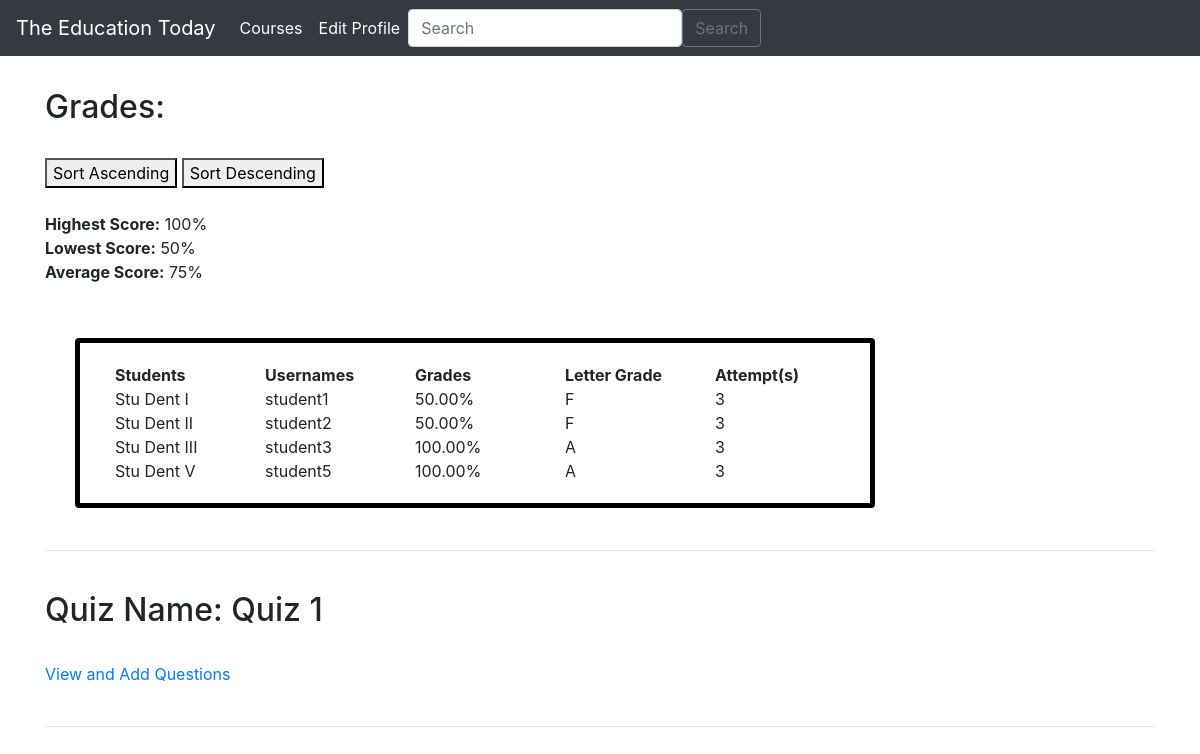
Page /teachers/quizzes/3/ on the committed database.
### teachers/models.py (models this page shows, shortened)
class Grade(models.Model):
    id = models.AutoField(primary_key=True)
    quiz = models.ForeignKey(Quiz, on_delete=models.CASCADE)
    student = models.ForeignKey(User, on_delete=models.CASCADE)
    grade = models.DecimalField(max_digits=5, decimal_places=2)
    attempts = models.PositiveIntegerField(default=0)
    date_added = models.DateTimeField(default=datetime.now)

class Quiz(models.Model):
    id = models.AutoField(primary_key=True)
    course = models.ForeignKey(Course, on_delete=models.CASCADE, null=True, default=1)
    title = models.CharField(max_length=255)
    author = models.ForeignKey(User, on_delete=models.CASCADE)
    date_added = models.DateTimeField(auto_now_add=True)

### teachers/views.py (the view)
# urls.py: path('quizzes/<str:id>/', views.quiz, name="quizzes"),
def quiz(request, id):
    quiz = Quiz.objects.get(pk=id)
    grades = Grade.objects.filter(quiz=quiz)
    course = Course.objects.get(id=id)
    highest_score = grades.aggregate(Max('grade'))['grade__max']
    lowest_score = grades.aggregate(Min('grade'))['grade__min']
    average_score = grades.aggregate(Avg('grade'))['grade__avg']
    sort_option = request.GET.get('sort', '')
    if sort_option == 'asc':
        sorted_grades = grades.order_by('grade')
    elif sort_option == 'desc':
        sorted_grades = grades.order_by('-grade')
    else:
        sorted_grades = grades
    context = {
        "quiz": quiz,
        "grades": sorted_grades,
        "course": course,
        "highest_score": highest_score,
        "lowest_score": lowest_score,
        "average_score": average_score,
    }
    return render(request, "teachers/quizzes.html", context)

### teachers/templates/teachers/quizzes.html (shortened to what this page needs)
{% extends "teachers/base.html" %}
{% load static %}
{% block content %}
<div class="container my-2">
    <div id="coursediv">
        <div id="grades-wrapper">
            <br/>
            <h2> Grades: </h2>
        </div>
        <br/>
            <div>
                <button onclick="sortScores('asc')">Sort Ascending</button>
                <button onclick="sortScores('desc')">Sort Descending</button>
            </div>
            <br/>
            <div>
                <strong>Highest Score:</strong> {{ highest_score }}%
            </div>
            <div>
                <strong>Lowest Score:</strong> {{ lowest_score }}%
            </div>
            <div>
                <strong>Average Score:</strong> {{ average_score }}%
            </div>
            <br/>
            <div class="card-columns" style="padding: 10px; margin: 20px;">
                <div class="card" align="centre " style="width: 50rem; border:5px black solid">
                    <div class="card-body">
                        <div class="container text-left.">
                            <div class="row">
                            <div class="col">
                                <strong>Students</strong>
                            </div>
                            <div class="col">
                                <strong>Usernames</strong>
                            </div>
                            <div class="col">
                                <strong>Grades</strong>
                            </div>
                            <div class="col">
                                <strong>Letter Grade</strong>
                            </div>
                            <div class="col">
                                <strong>Attempt(s)</strong>
                            </div>
                            </div>
                            {% for grade in grades %}
                            <div class="row">
                            <div class="col">
                                {{grade.student.first_name}} {{grade.student.last_name}}
                            </div>
                            <div class="col">
                                {{grade.student.username}}
                            </div>
                            <div class="col">
                                {{grade.grade}}%
                            </div>
                            <div class="col">
                                {% if grade.grade >= 90 %}
                                    A
                                {% elif grade.grade >= 80 %}
                                    B
                                {% elif grade.grade >= 70 %}
                                    C
                                {% elif grade.grade >= 60 %}
                                    D
                                {% else %}
                                    F
                                {% endif %}
                            </div>
                            <div class="col">
                                {{grade.attempts}}
                            </div>
                            </div>
                            {% endfor %}
                        </div>
                    </div>
                </div>
            </div>
    <hr>
    </div>
    <br/>
    <div id="contentwrapper">
        <div id="content">
            <div id="tagwrapper">
                <h2>Quiz Name: {{quiz.title}}</h2>
                <br/>
                <a class="tags" href="{% url 'teachers:quiz_view' quiz.id %}">View and Add Questions</a>
                <br/><br/>
                <hr>
            </div>
        </div>
    </div>
    <br/>
</div>
{% endblock %}

### rows in the picture
Grade: student.first_name "Stu", student.last_name "Dent I", student.username "student1", grade "50.00", shows "F", attempts "3"
Grade: student.first_name "Stu", student.last_name "Dent II", student.username "student2", grade "50.00", shows "F", attempts "3"
Grade: student.first_name "Stu", student.last_name "Dent III", student.username "student3", grade "100.00", shows "A", attempts "3"
Grade: student.first_name "Stu", student.last_name "Dent V", student.username "student5", grade "100.00", shows "A", attempts "3"
Quiz: title "Quiz 1"

### other values in the picture
{{ highest_score }} "100"
{{ lowest_score }} "50"
{{ average_score }} "75"
